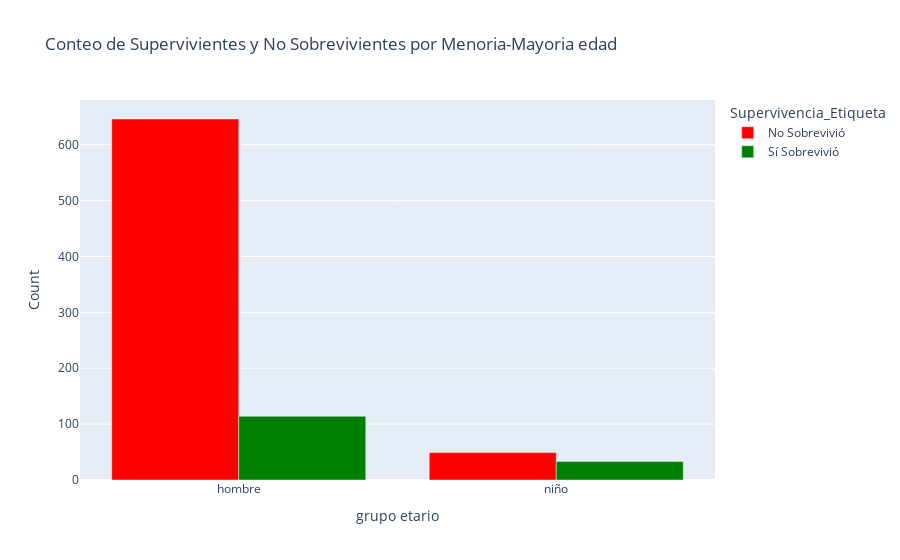

This figure's notebook cell:
### Code cell
plots.bar(data=df_niños_adultos[0], x='grupo etario', y='Count', title='Conteo de Supervivientes y No Sobrevivientes por Menoria-Mayoria edad', color='Supervivencia_Etiqueta')

### Figure 1 — Plotly figure (JSON) as saved in the notebook; plotly's stock layout.template omitted (floating-point values rounded to 4 significant figures)
{"data": [{"alignmentgroup": "True", "hovertemplate": "Supervivencia_Etiqueta=No Sobrevivió<br>grupo etario=%{x}<br>Count=%{y}<extra></extra>", "legendgroup": "No Sobrevivió", "marker": {"color": "red", "pattern": {"shape": ""}}, "name": "No Sobrevivió", "offsetgroup": "No Sobrevivió", "orientation": "v", "showlegend": true, "textposition": "auto", "type": "bar", "x": ["hombre", "niño"], "xaxis": "x", "y": [646, 49], "yaxis": "y"}, {"alignmentgroup": "True", "hovertemplate": "Supervivencia_Etiqueta=Sí Sobrevivió<br>grupo etario=%{x}<br>Count=%{y}<extra></extra>", "legendgroup": "Sí Sobrevivió", "marker": {"color": "green", "pattern": {"shape": ""}}, "name": "Sí Sobrevivió", "offsetgroup": "Sí Sobrevivió", "orientation": "v", "showlegend": true, "textposition": "auto", "type": "bar", "x": ["hombre", "niño"], "xaxis": "x", "y": [114, 33], "yaxis": "y"}], "layout": {"barmode": "group", "legend": {"title": {"text": "Supervivencia_Etiqueta"}, "tracegroupgap": 0}, "title": {"text": "Conteo de Supervivientes y No Sobrevivientes por Menoria-Mayoria edad"}, "xaxis": {"anchor": "y", "domain": [0, 1], "title": {"text": "grupo etario"}}, "yaxis": {"anchor": "x", "domain": [0, 1], "title": {"text": "Count"}}}}
